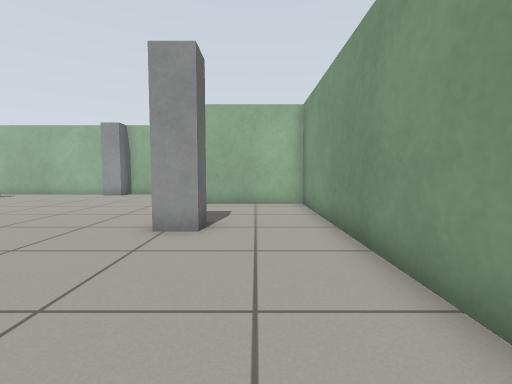
[1] (above)

16 first-person views from a walk through a Gazebo world. The camera is 0.64 m above the floor, tilts 4° down and sees 85° across. The floor is counted in squares, 0.5 m on a side. Each view is taken from the middle of a square. On the plan, view 1 faces up. The plan holds only what a view shows up to about 13 squares ahead; the rest is blank.

[2]
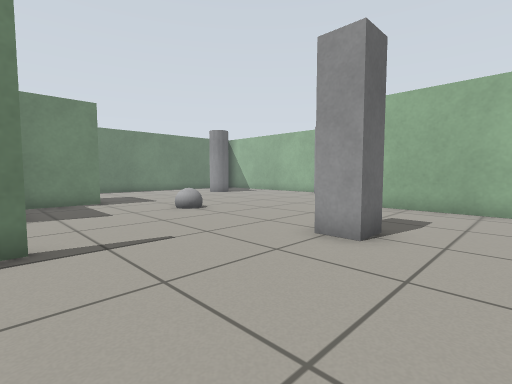

[3]
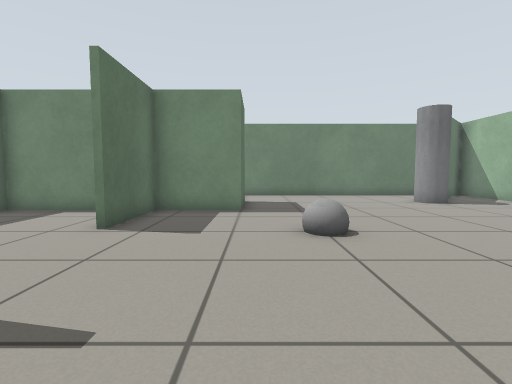

[4]
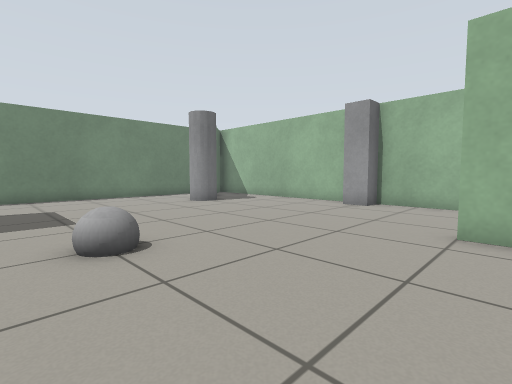

[5]
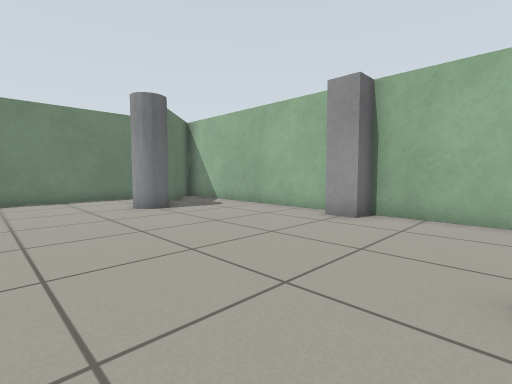

[6]
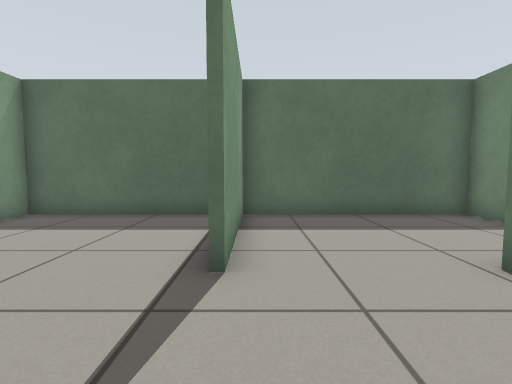

[7]
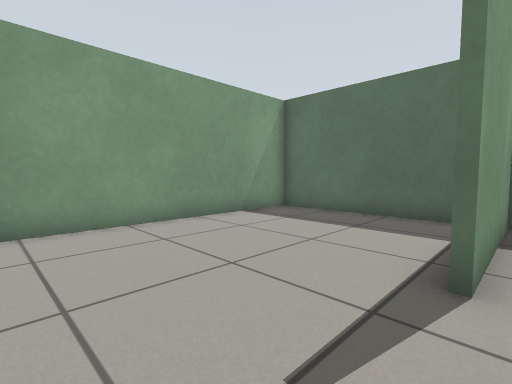

[8]
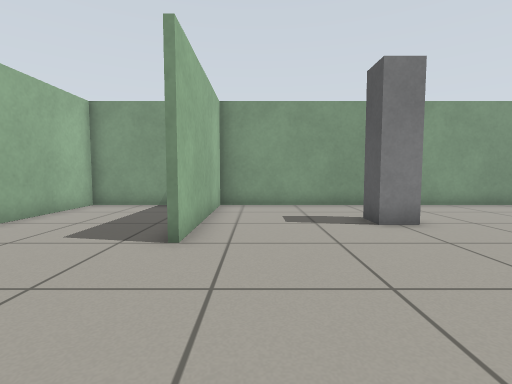

[9]
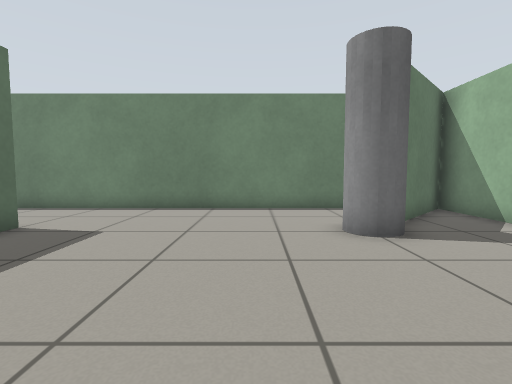

[10]
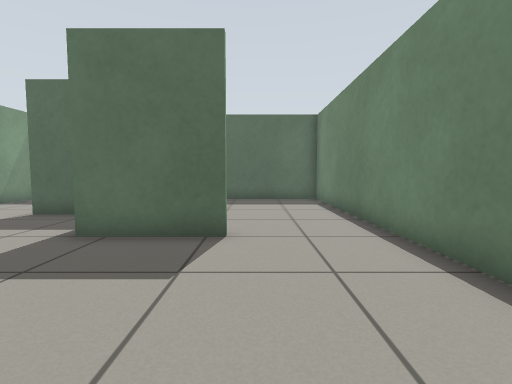

[11]
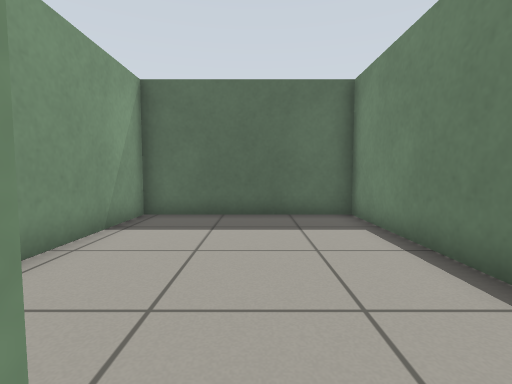

[12]
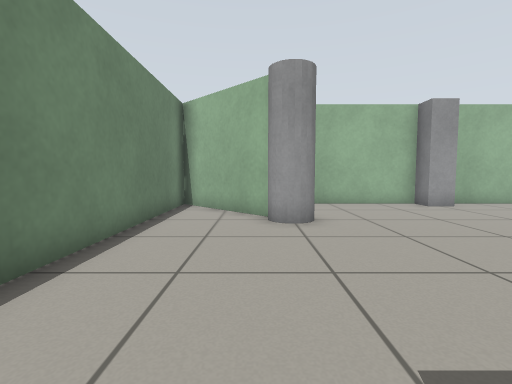

[13]
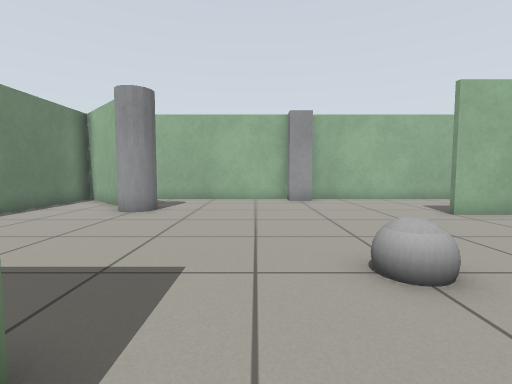

[14]
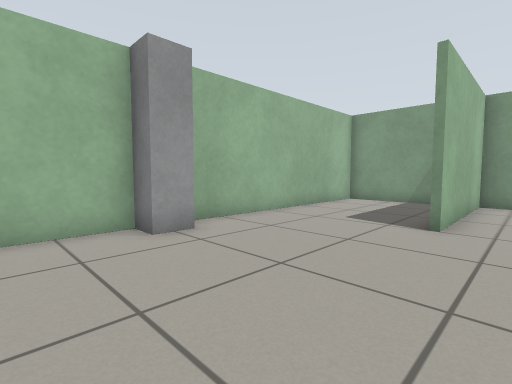

[15]
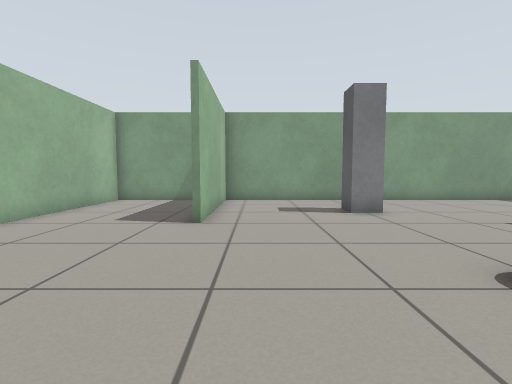

[16]
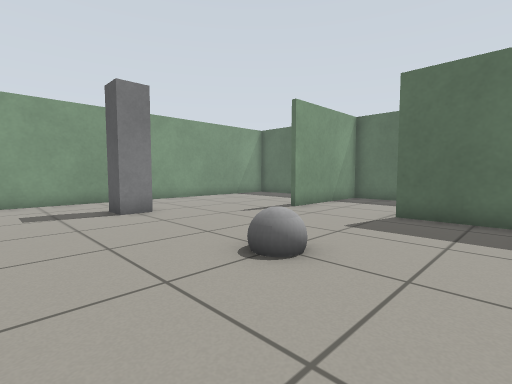

### Floor plan
Points are (right, up) in squares from view 1. A wall is a line through its corners. A room is listed if a view was taken in it or the views show most of it. See-through windows are left out.
Room 1 (views 1, 2, 3, 4, 5, 6, 7, 8, 9, 10, 11, 12, 13, 14, 15, 16)
walls: (-4.4, 1.6) (-4.4, 1.1); (-14.5, 4.5) (-11.4, 4.5) (-11.4, 1.6) (-8.1, 1.6); (-11.4, -0.4) (-11.4, -3.5); (-14.6, 13) (-17.9, 16.3) (-17.9, 3.6); (1.9, 12.9) (1.9, 16.4) (-17.7, 16.4) (-15.2, 13.8); (-3.6, -3.4) (1.9, -3.4) (1.9, 11.4) (-4, 11.4); (-11, -3.4) (-4.6, -3.4) (-4.6, 1.5)
ways out: opening at (-16, 4) to room 2
objects: grey cylinder (-14, 12) to (-14, 13); grey ball (-8, 6) to (-8, 7); grey post (-8, 16); grey post (-2, 6) to (-2, 7)
Room 2 (no view inside)
walls: (-17.9, 3.6) (-17.9, -3.4) (-11, -3.4); (-11.6, -3.5) (-11.6, 1.1)
ways out: opening at (-16, 4) to room 1

Where each view was taken, in squares from view 1:
view 1: 0 up, 0 right, facing up
view 2: 1 up, 1 right, facing up-left
view 3: 5 up, 2 left, facing left
view 4: 5 up, 3 left, facing up-left
view 5: 8 up, 4 left, facing up-left
view 6: 5 up, 5 left, facing down
view 7: 5 up, 5 left, facing down-right
view 8: 10 up, 9 left, facing right
view 9: 10 up, 8 left, facing left
view 10: 10 up, 15 left, facing down
view 11: 5 up, 15 left, facing down
view 12: 5 up, 15 left, facing up
view 13: 3 up, 10 left, facing up
view 14: 10 up, 11 left, facing up-right
view 15: 10 up, 11 left, facing right
view 16: 10 up, 11 left, facing down-right
